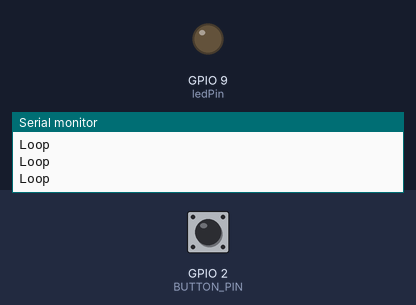
The sketch below on a simulated ESP32-S3. On the bench: output pins drawn as LEDs (lit = HIGH), the last lines printed to the serial monitor. Dashed ring = blinking. The test bench sets the inputs (shaded band); at power-on: GPIO 2 (BUTTON_PIN) HIGH. WiFi joins after 1.5 s; servers stay silent unless stated; uploads are accepted with an empty reply.

Above: at 11.3 s.
11.4 s: GPIO 2 (BUTTON_PIN) pulled LOW for 3.2 s
At 11.75 s:
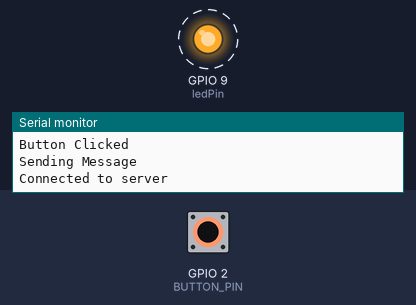
20.9 s: GPIO 2 (BUTTON_PIN) driven LOW
At 21.26 s:
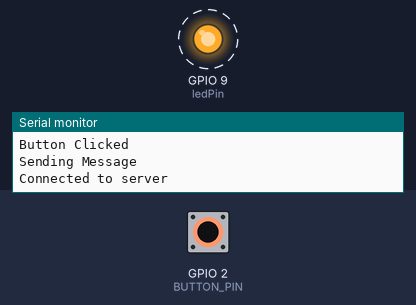
23.9 s: GPIO 2 (BUTTON_PIN) driven HIGH
At 24.7 s:
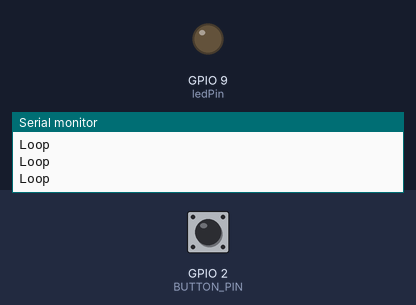
Timing chart, 0 to 26.4 s (numbered marks = the images above; inputs shaded):
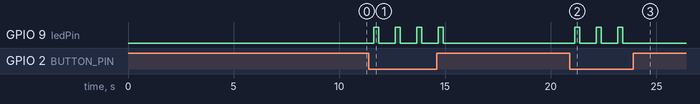

Measured:
- after the input at 11.4 s, GPIO 9 (ledPin): alternates HIGH for 0.23 s and LOW for 0.79 s, 8 changes in all, then stays LOW, starting after 0.22 s
- after the input at 20.9 s, GPIO 9 (ledPin): alternates HIGH for 0.23 s and LOW for 0.79 s, starting after 0.23 s
- after the input at 23.9 s, GPIO 9 (ledPin): stops changing and stays LOW

The sketch:

arduino.ino
```cpp
#include <WiFi.h>
#include <SPI.h>

#define BUTTON_PIN 2
char ssid[] = "S23_Ultra_Network";     // network SSID (name)
char pass[] = "podesaceder8888";      // network password
const int ledPin = 9;
int status = WL_IDLE_STATUS;

IPAddress serverIP(192, 168, 148, 231); // IP address for raspberry
const int port = 8888; // HTTP por  t

WiFiServer server(80);
WiFiClient client;
WiFiClient client_server;

void setup() {
  pinMode(ledPin, OUTPUT);
  digitalWrite(ledPin, LOW); // Turn the LED off
  pinMode(BUTTON_PIN, INPUT_PULLUP);

  // Initialize serial and wait for port to open:
  Serial.begin(9600);
  while (!Serial) {
    ; // wait for serial port to connect. Needed for native USB port only
  }
  // Attempt to connect to WiFi network:
  while (status != WL_CONNECTED) {
    Serial.print("Attempting to connect to SSID: ");
    Serial.println(ssid);

    // Connect to WPA/WPA2 network. Change this line if using open or WEP network:
    status = WiFi.begin(ssid, pass);

    // Wait 10 seconds for connection:
    delay(5000);
  }


  Serial.println("Connected to wifi");
  printWifiStatus();

  server.begin();

  Serial.println("\nStarting connection to server...");

  // Print IP address to serial monitor
  Serial.print("IP address: ");
  Serial.println(WiFi.localIP());

}

void loop() {

    Serial.println("Loop");

  //Test if button has been pressed
  if (digitalRead(BUTTON_PIN))
  {
  } else {
    // If it has send message to server
    Serial.println("Button Clicked");
    sendMessageToServer();
    delay(500);
  }

  // Listen to requests
  client_server = server.available();

  // Test if new connection was made
  if (client_server) {
    // Process request received
    Serial.println("New client connected");
    String request = client_server.readStringUntil('\r');
    Serial.println("Request: " + request);
    process(request);
    client_server.stop();
  }
  delay(50);
}

void process(String command) {
  // Identify the command
  if (command == "turnLightOn") {
    digitalWrite(ledPin, HIGH); // Turn the LED on
  } else if (command == "turnLightOff") {
    digitalWrite(ledPin, LOW); // Turn the LED off
  }
}

void sendMessageToServer() {
  Serial.println("Sending Message");


  if (client.connect(serverIP, port)) {
    Serial.println("Connected to server");
    digitalWrite(ledPin, HIGH); // Turn the LED off

    // Send HTTP GET request
    client.println("GET /api/bell HTTP/1.1");
    client.println("Host: 192.168.148.231");
    client.println("Connection: close");
    client.println();
    delay(100);
    while (client.available()) {

    char c = client.read();

    Serial.write(c);

    }

    // Wait for the client to send its message
    while(client.connected())
    {
      Serial.println("Client Still connected");

    }
    Serial.println();

    Serial.println("disconnecting from server.");
    // When client finised close communication chanels
    client.stop();
    digitalWrite(ledPin, LOW); // Turn the LED off

    Serial.println("HTTP request sent and client stopped");
  } else {
    Serial.println("Connection to server failed");
  }
}

void printWifiStatus() {
  // Print the SSID of the network you're attached to:
  Serial.print("SSID: ");
  Serial.println(WiFi.SSID());

  // Print your WiFi shield's IP address:
  IPAddress ip = WiFi.localIP();
  Serial.print("IP Address: ");
  Serial.println(ip);

  // Print the received signal strength:
  long rssi = WiFi.RSSI();
  Serial.print("signal strength (RSSI):");
  Serial.print(rssi);
  Serial.println(" dBm");
}
```
